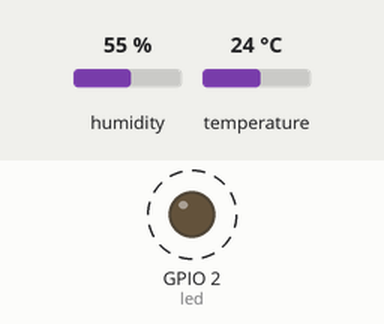
The sketch below on a simulated ESP32. Shown: output pins drawn as LEDs (lit = HIGH). Dashed ring = blinking. The test bench sets the inputs (shaded band); at power-on: humidity 55 %, temperature 24 °C. What the sketch prints to the serial monitor is not drawn.

Above: at 1.5 s.
Timing chart, 0 to 5.6 s (numbered marks = the images above):
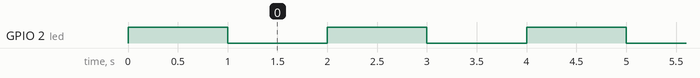

The sketch:

dual_core_dht11_led.ino
```cpp
#include "DHT.h"  // DHT kütüphanesini dahil et
#define DHTPIN 13  // DHT sensörünün bağlı olduğu pin
#define DHTTYPE DHT11  // Kullanılan DHT sensör tipi

const int led = 2;  // LED'in bağlı olduğu pin

DHT dht(DHTPIN, DHTTYPE);  // DHT sensörünü tanımla

// LED'in yanıp sönmesi için Task1 kodu
void Task1code(void * pvParameters) {
  Serial.print("Task1 çekirdeğinde çalışıyor: ");
  Serial.println(xPortGetCoreID());

  for(;;) {
    digitalWrite(led, HIGH);  // LED'i yak
    delay(1000);
    digitalWrite(led, LOW);  // LED'i söndür
    delay(1000);
  }
}

// DHT11 sensöründen sıcaklık ve nem okuması için Task2 kodu
void Task2code(void * pvParameters) {
  Serial.print("Task2 çekirdeğinde çalışıyor: ");
  Serial.println(xPortGetCoreID());

  for(;;) {
    float nem = dht.readHumidity();  // Nem değerini oku
    float sicaklik = dht.readTemperature();  // Sıcaklık değerini oku (Celsius)
    float sicaklikF = dht.readTemperature(true);  // Sıcaklık değerini oku (Fahrenheit)

    if (isnan(nem) || isnan(sicaklik) || isnan(sicaklikF)) {
      Serial.println("DHT sensöründen okuma başarısız!");
    } else {
      Serial.print("Nem: ");
      Serial.print(nem);
      Serial.print("%\t");
      Serial.print("sicaklik°C: ");
      Serial.print(sicaklik);
      Serial.print(" °C\t");
      Serial.print("sicaklik°F: ");
      Serial.print(sicaklikF);
      Serial.println(" °F");
    }
    delay(2000);  // 2 saniye bekle
  }
}

void setup() {
  Serial.begin(115200);  // Seri haberleşmeyi başlat
  pinMode(led, OUTPUT);  // LED pinini çıkış olarak ayarla
  dht.begin();  // DHT sensörünü başlat

  // LED yanıp sönmesi için Task1'i çekirdek 1'e sabitle
  xTaskCreatePinnedToCore(
    Task1code,  // Görev fonksiyonu
    "Task1",  // Görev adı
    10000,  // Yığın boyutu
    NULL,  // Görev parametreleri
    1,  // Görev önceliği
    NULL,  // Görev tanıtıcısı
    1  // Çekirdek numarası
  );
  delay(500);

  // DHT11 sensöründen okuma yapmak için Task2'yi çekirdek 0'a sabitle
  xTaskCreatePinnedToCore(
    Task2code,  // Görev fonksiyonu
    "Task2",  // Görev adı
    10000,  // Yığın boyutu
    NULL,  // Görev parametreleri
    1,  // Görev önceliği
    NULL,  // Görev tanıtıcısı
    0  // Çekirdek numarası
  );
  delay(500);
}

void loop() {
  // Döngüde yapılacak bir şey yok
}
```

Measured:
- by itself, GPIO 2 (led): alternates HIGH for 1.0 s and LOW for 1.0 s
